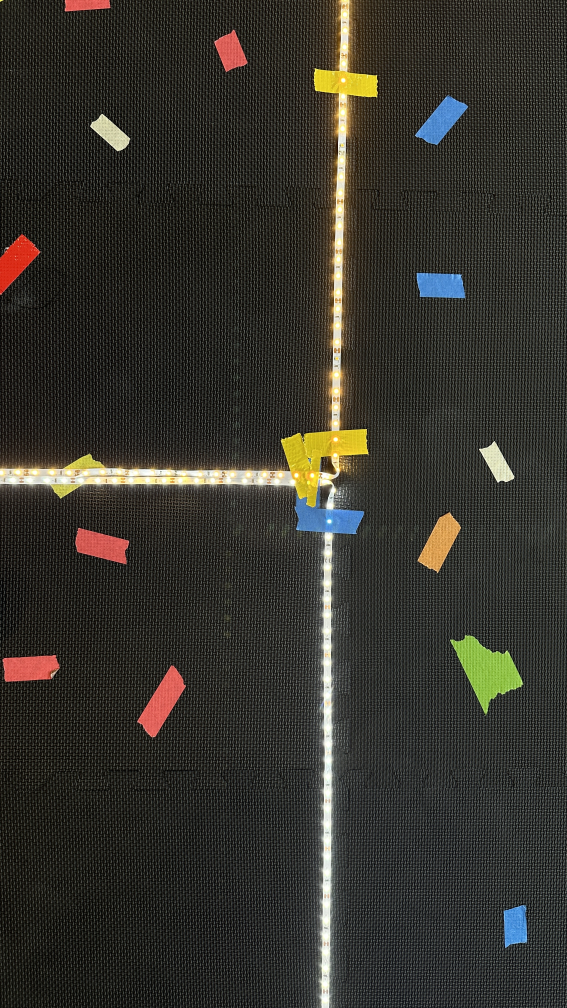
#> input picture notebooks/day1CamImages/IMG_8127.jpg, 2268 x 4032 px (shown at 1/4 size); its folder holds only this picture in this run
$ jupyter execute --allow-errors 04_Downward.ipynb   (shell and % lines are left out)
#> lines starting #> are read from the running program, lines starting #| are printed output that depends on the picture; after the words box and inside, x2 and y2 are one past the last pixel; in counts of white or black regions, pixels touching at a corner belong together
[cell 1]
from __future__ import print_function
import matplotlib.pyplot as plt
import numpy as np
import cv2
import os
import glob
from matplotlib.patches import Rectangle
from scipy.stats import linregress
import matplotlib.patches as patches
from matplotlib.lines import Line2D

# Add your name below

#> (a cell that did not finish here is left out)

# Downward camera examples

This notebook contains several images taken from the downward camera on the drone, some of which observe the LED rope, others which do not, and even a couple of examples with one of the obstacles partially blocking the view of the LED rope.

[cell 3]
downward = glob.glob("downward/*.jpg")
downward.sort()
downward = [cv2.imread(s, cv2.IMREAD_GRAYSCALE) for s in downward]
print( "{} downward images in dataset".format(len(downward)))

#> (a cell that did not finish here is left out)

[cell 5]
def find_inliers(m, b, shape):
    height, width = shape

    # x = 0 (left edge), compute y
    x1 = 0
    y1 = m * x1 + b

    # x = width - 1 (right edge), compute y
    x2 = width
    y2 = m * x2 + b

    # Clip y values to stay within the image bounds
    y1 = max(0, min(height - 1, int(round(y1))))
    y2 = max(0, min(height - 1, int(round(y2))))

    return (x1, x2, y1, y2)

def calculate_regression(points): # input is the result of np.argwhere
    # convert points to float
    points = points.astype(float) #TODO (see astype, https://docs.scipy.org/doc/numpy/reference/generated/numpy.ndarray.astype.html)

    xs = points[:, 1] #TODO
    ys = points[:, 0] #TODO
    x_mean = np.mean(xs)
    y_mean = np.mean(ys)

    xy_mean =  np.mean(xs * ys)

    x_squared_mean = np.mean(xs * xs)

    m = (xy_mean - x_mean * y_mean) / (x_squared_mean - x_mean ** 2)

    b = y_mean - m * x_mean

    return (m,b)

# Image Analysis: moving beyond linear regression

## Contour Analysis

You will have to implement more image processing routines beyond linear regression in order to handle several edge cases onboard the drone.

Consider a reflection (from the ceiling lights or the sun) which causes a bright spot in the image at a different position from the LED rope:

This condition represents an **outlier** - the regressed line will be "pulled" in the direction of the outlier, and not sit directly on the LED rope. One remedy for designing an outlier-robust line detector is to apply some *image morphology* plus *contour analysis.*

For instance, you can use **dilation** in order to connect the individual LED bulbs together into a single contour, and then regress a line through the largest contour found.

# Contour Analysis in OpenCV

The first two tutorials are very helpful to read through for completing this lab exercise (and the rest of the tutorials on contour analysis are linked below, and also worth reading for future reference in the course).

1. https://docs.opencv.org/3.3.1/d4/d73/tutorial_py_contours_begin.html
1. https://docs.opencv.org/3.3.1/dd/d49/tutorial_py_contour_features.html
1. https://docs.opencv.org/3.3.1/d3/d05/tutorial_py_table_of_contents_contours.html

Another example where contour analysis can help is deciding whether or not enough of the line is **visibile** in order to correctly compute a direction in which to fly the drone. Consider the two examples below. Arguably, not enough of the line is visible in the second example to correctly compute a flight direction. (In fact, you might instead want to ensure the line stretches across the entire image, and if not, hover the drone in place.)

Furthermore, note that applying linear regression on an individal contour is not a panacea to outliers, and indeed, it can lead to undesirable results. In the example below, there is an obstacle sitting above the LED rope. Thus, the largest contour found will not contain the entire LED rope.

You might thus want to use contour analysis to determine that yes, enough of the LED rope is visible to compute a valid velocity command for the drone (by inspecting the width and height of the contour), but then perform linear regression on the entire (thresholded) image, rather than only on the largest contour found. Alternatively, you might want to consider multiple contours. There are many strategies available to choose from. This is part of the design exercise that your team will proceed through.

# Morphology

As a final example of "contour analysis gone wrong," observe that the largest contour found in the below image does not contain the entire LED rope - it only contains a couple of individual LED bulbs. This is a case in which **dilation, erosion, opening** or other morphological operations can greatly benefit your image processing pipeline, e.g., by "closing the gaps" between each LED bulb.

# Your task

Process all of the images in this small dataset. For each image, write code to detect whether it contains enough of the line to justify further processing (or no line at all), and if your algorithm decides it does contain a sufficient enough portion of the LED rope, plot the regressed line on top of the image.

Using contour analysis for this task is certainly not required (there are many ways you could tackle this problem), but it's a good place to start!

Note that you may need to tune your thresholding algorithm. Several images in the dataset also contain gray floor tiles, which should *not* be detect as white LED pixels.

# Stretch goals:

You now have implemented linear regression on your own. Compare your answers on all of the above images with two "off-the-shelf" python functions (one from OpenCV, another from scipy) which implement linear regression. Visualize the outputs of both functions, alongside your own implementation from the Linear Regression notebook.

**OpenCV:**

```python
cv2.fitLine()
```

**Scipy:**

```python
from scipy.stats import linregress
```

[cell 6]
folderpath = "day1CamImages/"
imagepaths = glob.glob(os.path.join(folderpath, "*.jpg"))
LOW = np.array([250, 250, 250])  # Lower image thresholding bound
HI = np.array([255, 255, 255])   # Upper image thresholding bound
k_size = 20
kernel = np.ones((k_size, k_size),np.uint8)
pimages = []

for path in imagepaths:
    image = cv2.imread(path)
#> image is the input picture: shape (4032, 2268, 3); mean B, G, R 44.3, 51, 52.9
    # [30 lines of commented-out code are left out]
    image = cv2.dilate(image, kernel,iterations = 1)
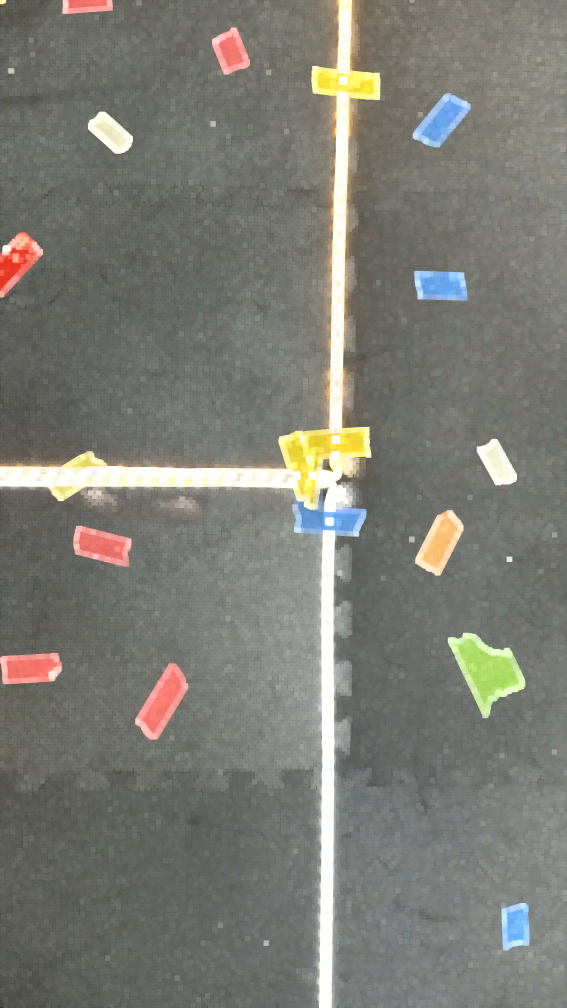
#> image: shape (4032, 2268, 3) (shown at 1/4 size); mean B, G, R 116.2, 123.7, 123.7

        # Apply white mask to filter out external colors
    mask = cv2.inRange(image, LOW, HI)
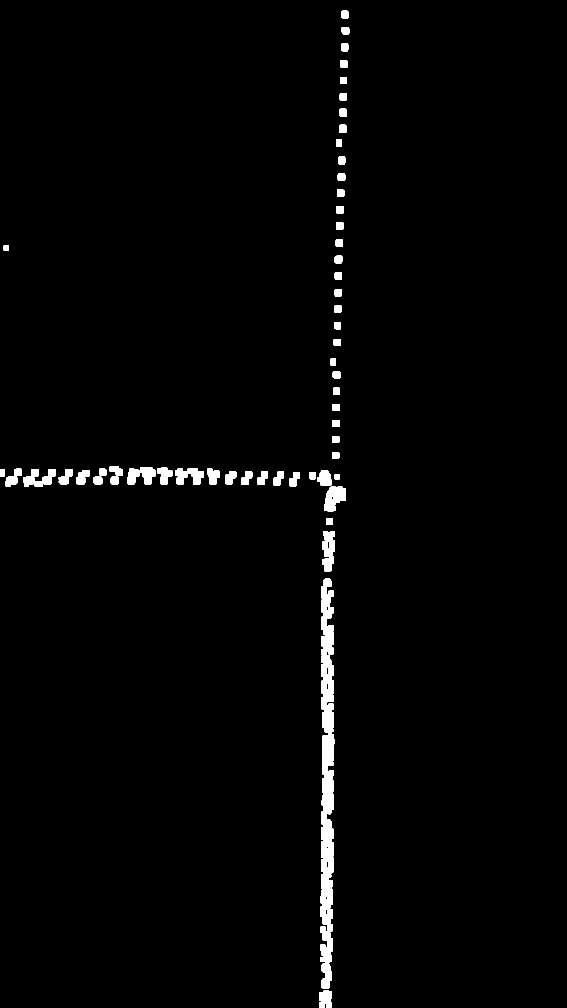
#> mask: shape (4032, 2268) (shown at 1/4 size); 1.6% white; 62 white regions
    image = cv2.bitwise_and(image, image, mask=mask)

        #Convert Image to binary
    image = cv2.cvtColor(image, cv2.COLOR_BGR2GRAY)
#> image: shape (4032, 2268)
    _, image = cv2.threshold(image,245,255,cv2.THRESH_BINARY)

    def is_line_like(cnt):
        x, y, w, h = cv2.boundingRect(cnt)
        aspect_ratio = max(w, h) / (min(w, h) + 1e-5)  # avoid divide by 0
        return aspect_ratio > 3

        # Filter out small-spaced out pixels and contours that are too small
    contours, _ = cv2.findContours(mask, cv2.RETR_EXTERNAL, cv2.CHAIN_APPROX_SIMPLE)
#> contours = 62 contours; largest, box (x1, y1, x2, y2) and area: (1280, 2622, 1337, 3851) 49381, (1286, 2315, 1335, 2621) 10429, (1288, 2124, 1340, 2285) 6026, (1298, 1947, 1384, 2046) 5646, (1284, 3852, 1327, 3954) 3130
    large_contours = [cnt for cnt in contours if cv2.contourArea(cnt) > 200 and is_line_like(cnt)]
#> large_contours = 3 contours; box (x1, y1, x2, y2) and area: (1280, 2622, 1337, 3851) 49381, (1286, 2315, 1335, 2621) 10429, (1288, 2124, 1340, 2285) 6026
    if not large_contours:
        continue

        # Create the line
    all_points = np.vstack(large_contours)
#> all_points = contour of 633 points, box (x1, y1, x2, y2) (1280, 2124, 1340, 3851), area 67160
    [vx, vy, x, y] = cv2.fitLine(all_points, cv2.DIST_L2, 0, 0.01, 0.01)
#> vx = [0.00413]; vy = [-1]; x = [1310.9]; y = [2994.1]
    x, y, vx, vy = x.item(), y.item(), vx.item(), vy.item()
#> x = 1310.9; y = 2994.1; vx = 0.00413; vy = -1

    print(path)

    rows, cols = image.shape
#> rows = 4032; cols = 2268
    left_y = int((-x * vy / vx) + y)
#> left_y = 320086
    right_y = int(((cols - x) * vy / vx) + y)
#> right_y = -228529

    # Clip to image boundaries
    # left_y = np.clip(left_y, 0, rows - 1)
    # right_y = np.clip(right_y, 0, rows - 1)

    fig, ax = plt.subplots()
    ax.imshow(image, cmap='gray')

    regression_line = Line2D([0, cols - 1], [left_y, right_y], color='lime', linewidth=2)
    ax.add_line(regression_line)

    plt.show()
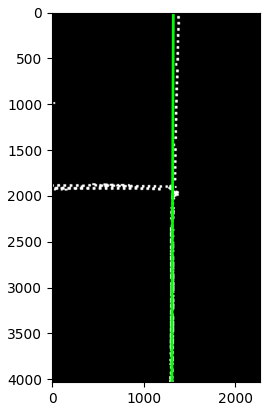
#> figure drawn by matplotlib, 1 panel


# [41 lines of commented-out code are left out]

$ run again, on notebooks/day1CamImages/IMG_8138.jpg
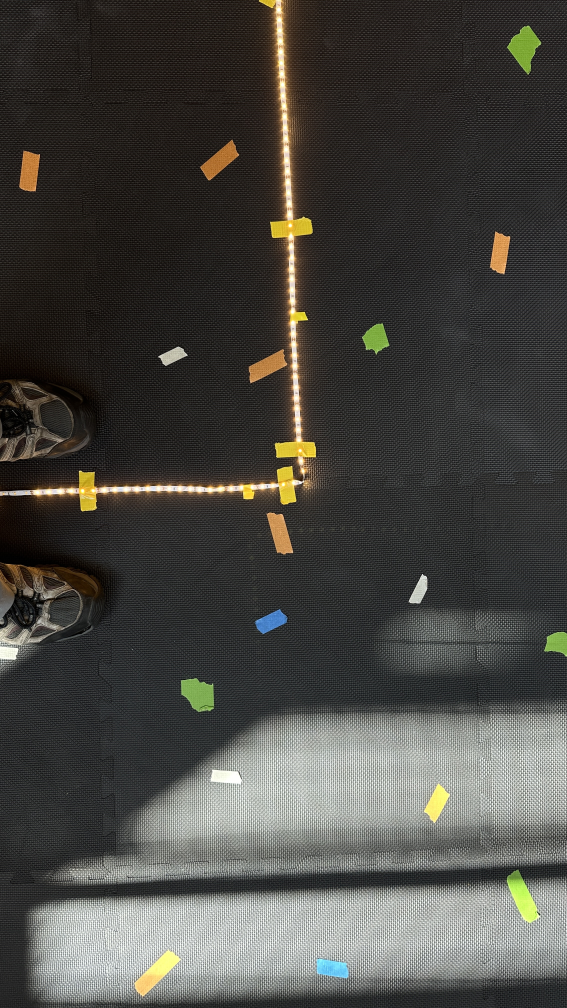
#> input picture notebooks/day1CamImages/IMG_8138.jpg, 2268 x 4032 px (shown at 1/4 size)
#> image is the input picture: shape (4032, 2268, 3); mean B, G, R 66.5, 71, 72
#> `mask = cv2.inRange(image, LOW, HI)`:
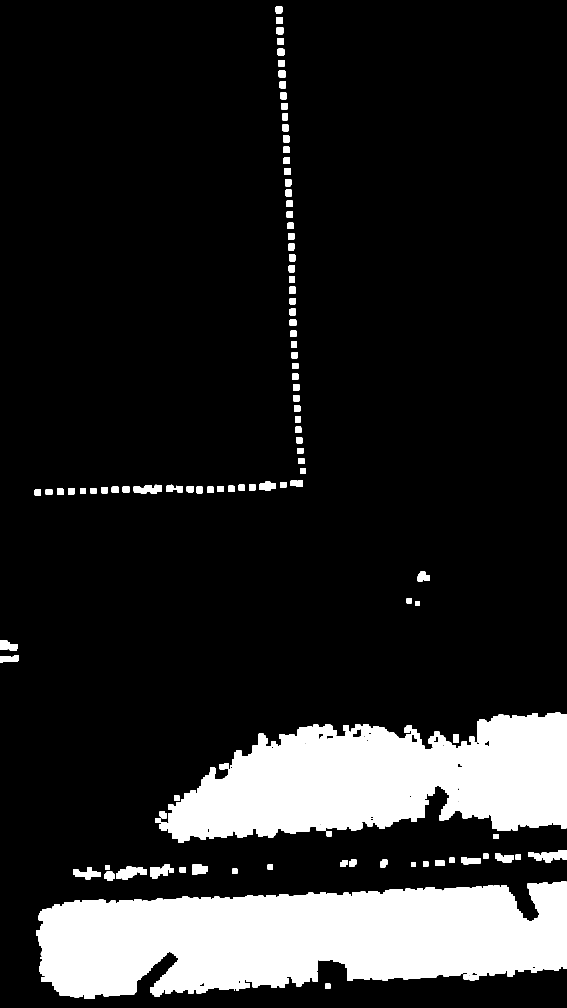
#> mask: shape (4032, 2268) (shown at 1/4 size); 14.8% white; 111 white regions (1 under 20 px)
#> contours = 111 contours, 1 with area under 20; largest, box (x1, y1, x2, y2) and area: (145, 3525, 2268, 3996) 720880, (639, 2851, 2268, 3372) 548705, (2167, 3400, 2268, 3450) 3043, (293, 3469, 403, 3517) 2778, (465, 3467, 546, 3519) 2684
#> large_contours = 3 contours; box (x1, y1, x2, y2) and area: (145, 3525, 2268, 3996) 720880, (639, 2851, 2268, 3372) 548705, (535, 1938, 648, 1974) 2678
#> all_points = contour of 2267 points, box (x1, y1, x2, y2) (145, 1938, 2268, 3996), area 1817005
#> `[vx, vy, x, y] = cv2.fitLine(all_points, cv2.DIST_L2, 0, 0.01, 0.01)`: vx = [0.982]; vy = [-0.188]; x = [1268.4]; y = [3422]
#> `x, y, vx, vy = x.item(), y.item(), vx.item(), vy.item()`: x = 1268.4; y = 3422; vx = 0.982; vy = -0.188
#> left_y = 3665
#> right_y = 3230
#> `plt.show()`:
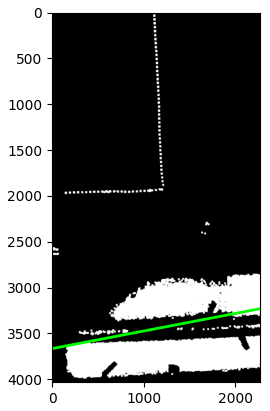
#> figure drawn by matplotlib, 1 panel

$ run again, on notebooks/day1CamImages/IMG_8140.jpg
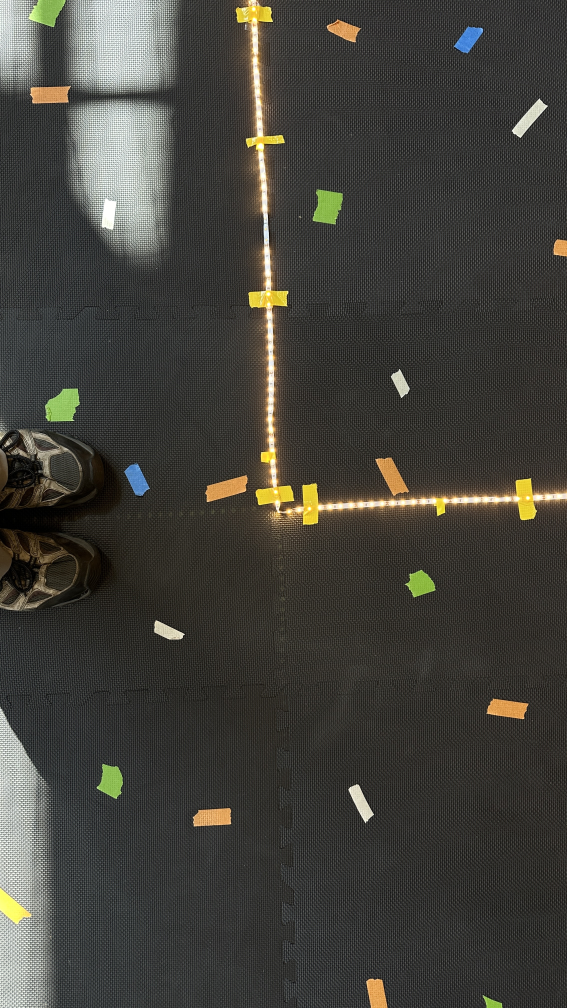
#> input picture notebooks/day1CamImages/IMG_8140.jpg, 2268 x 4032 px (shown at 1/4 size)
#> image is the input picture: shape (4032, 2268, 3); mean B, G, R 58.8, 64.6, 65.7
#> `mask = cv2.inRange(image, LOW, HI)`:
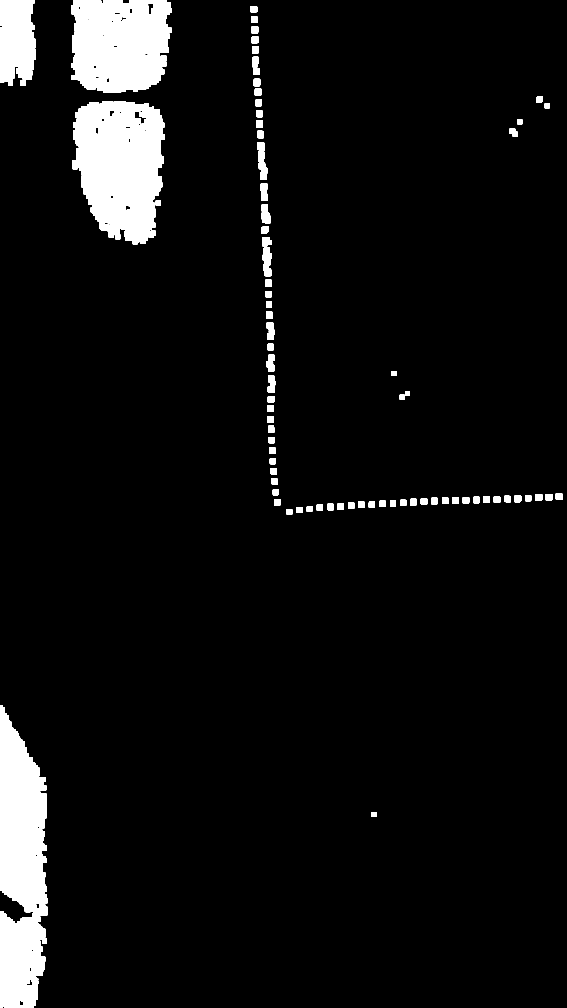
#> mask: shape (4032, 2268) (shown at 1/4 size); 6.2% white; 83 white regions
#> contours = 83 contours; largest, box (x1, y1, x2, y2) and area: (0, 2821, 190, 4032) 175582, (289, 404, 659, 977) 162298, (284, 0, 687, 371) 129743, (0, 0, 144, 344) 42038, (1051, 989, 1086, 1105) 3130
#> large_contours = 2 contours; box (x1, y1, x2, y2) and area: (0, 2821, 190, 4032) 175582, (1051, 989, 1086, 1105) 3130
#> all_points = contour of 467 points, box (x1, y1, x2, y2) (0, 989, 1086, 4032), area 169552
#> `[vx, vy, x, y] = cv2.fitLine(all_points, cv2.DIST_L2, 0, 0.01, 0.01)`: vx = [0.318]; vy = [-0.948]; x = [228.4]; y = [3209.4]
#> `x, y, vx, vy = x.item(), y.item(), vx.item(), vy.item()`: x = 228.4; y = 3209.4; vx = 0.318; vy = -0.948
#> left_y = 3890
#> right_y = -2877
#> `plt.show()`:
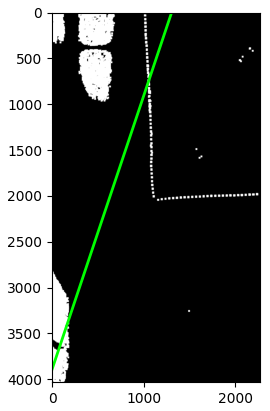
#> figure drawn by matplotlib, 1 panel
